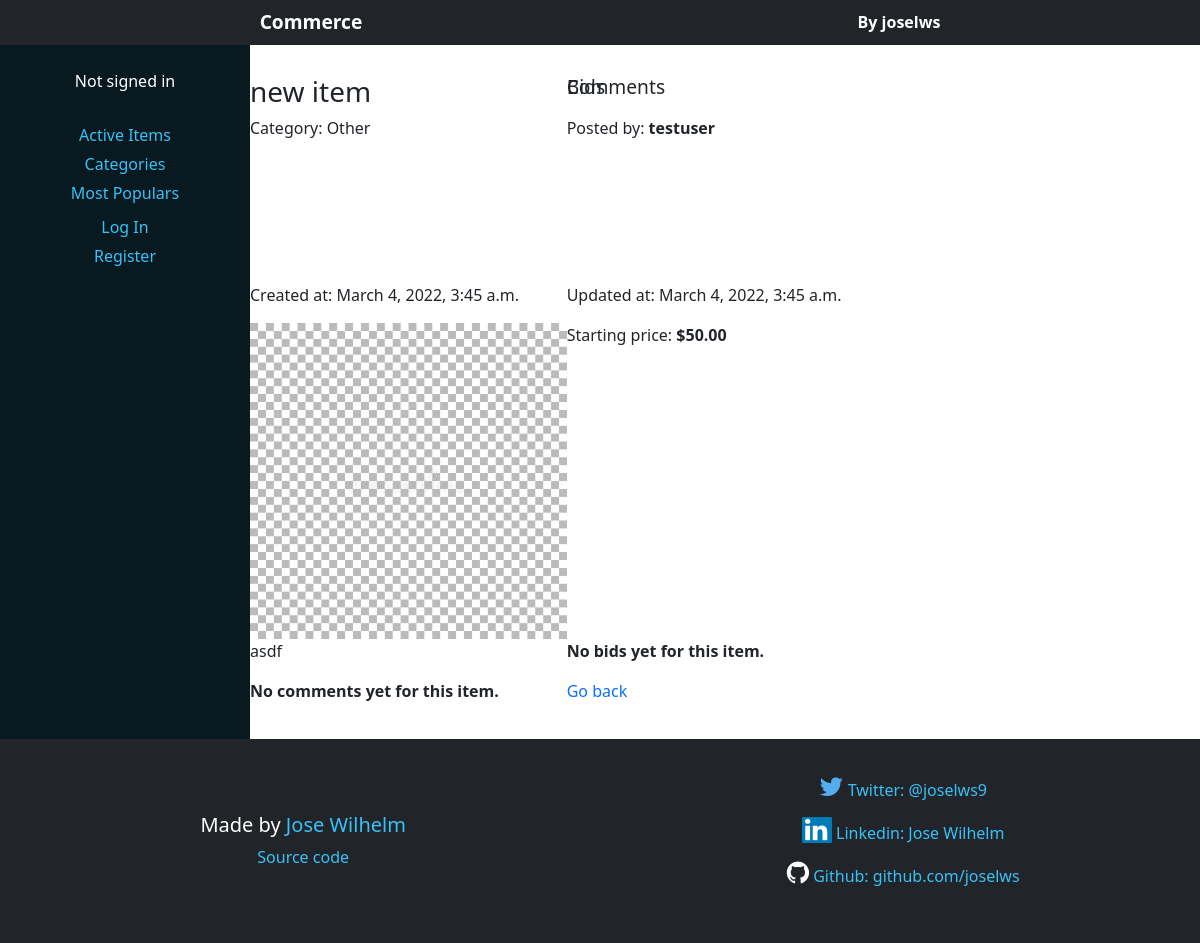
Page /item/15 on the committed database.
### auctions/models.py (models this page shows, shortened)
class Item(models.Model):
	name = models.CharField(max_length=100)
	description = models.TextField(blank=True)
	starting_price = models.DecimalField(max_digits=10, decimal_places=2)
	category = models.ForeignKey(Category, blank=True, on_delete=models.RESTRICT)
	user = models.ForeignKey(User, on_delete=models.CASCADE)
	created_at = models.DateTimeField(auto_now_add=True)
	updated_at = models.DateTimeField(auto_now=True)
	image = models.ImageField(blank=True, max_length=200)
	watchlist = models.ManyToManyField(User, related_name="watchlist", blank=True)
	active = models.BooleanField(default=True)
	popularity = models.PositiveSmallIntegerField(default=0)

class Category(models.Model):
	category = models.CharField(max_length=20, unique=True)
	def __str__(self):
		return self.category

class User(AbstractUser):
    """Has default 'username' 'password' and 'email' attributes"""

### auctions/views.py (the view, shortened to what this page needs)
# urls.py: path("item/<int:item_id>", views.item, name="item"),
def item(request, item_id):
    item = get_object_or_404(Item, pk=item_id)
    bids = Bid.objects.filter(item=item).order_by('bid').reverse()
    comments = Comment.objects.filter(item=item).order_by('id').reverse()
    if bids:
        max_bid = bids.first()
        next_bid = max_bid.bid + 1      # Useful for defining html numeric input attributes
    else:
        next_bid = float(item.starting_price) + 1
        max_bid = None
    return render(request, 'auctions/item.html', {
            'item': item,
            'bids': bids,
            'comments': comments,
            'max_bid': max_bid,
            'next_bid': next_bid
        })

### auctions/templates/auctions/item.html (shortened to what this page needs)
{% extends "auctions/layout.html" %}
{% block body %}
    <div class="item-wrapper">
        <h3 class="item-name">{{ item.name }}</h2>
        <p class="item-category">Category: {{ item.category }}</p>
        <p class="item-user">Posted by: <strong>{{ item.user.username }}</strong></p>
        <p class="item-created">Created at: {{ item.created_at }}</p>
        <p class="item-updated">Updated at: {{ item.updated_at }}</p>
        {% if item.image %}
            <img class="item-image" src="{{ item.image.url }}" alt="{{ item.name }}" />
        {% endif %}
        <p class="item-price">Starting price: <strong>${{ item.starting_price }}</strong></p>
        <p class="item-description">{{ item.description }}</p>
        <h3 class="sub-heading">Bids</h3>
        {% if bids %}
            <table class="item-table">
                <thead class="item-table-head">
                    <tr class="item-table-row">
                        <th class="item-table-heading">User</th>
                        <th class="item-table-heading">Bid($)</th>
                        <th class="item-table-heading">Date</th>
                    </tr>
                </thead>
                <tbody class="item-table-body">
                    {% for bid in bids %}
                        <tr class="item-table-row">
                            <td class="item-table-data">{{ bid.user }}</td>
                            <td class="item-table-data">{{ bid.bid }}</td>
                            <td class="item-table-data">{{ bid.bid_date }}</td>
                        </tr>
                    {% endfor %}
                </tbody>
            </table>
        {% else %}
            <p class="item-bid-info"><strong>No bids yet for this item.</strong></p>
        {% endif %}
        <h3 class="sub-heading">Comments</h3>
        {% for comment in comments %}
            <p class="comment-info"><strong>User:</strong> {{ comment.user }} - <strong>Date:</strong> {{ comment.date }}</strong></p>
            <p class="comment-comment">{{ comment.comment }}</p>
            <br />
        {% empty %}
            <p class="comment-empty"><strong>No comments yet for this item.</strong></p>
        {% endfor %}
        <a class="link" href="{% url 'index' %}">Go back</a>
    </div>
{% endblock %}

### auctions/static/auctions/styles.css (style rules this page uses)
body { min-height: 100vh; display: flex; flex-direction: column; }
a { text-decoration: none; }
.item-wrapper { display: flex; flex-direction: column; align-content: center; justify-content: center; margin: 20px 0; }
.item-image { max-width: 50%; height: auto; object-fit: cover; }
.sub-heading { font-size: 1.2rem; }
@media (min-width: 600px) { .item-wrapper { display: grid; grid-template-columns: 1fr 2fr; grid-template-rows: 1fr 4fr; grid-template-areas: "image heading" "image item-info" ; } }
@media (min-width: 600px) { .sub-heading { grid-area: heading; } }
@media (min-width: 600px) { .item-image { max-width: 100%; } }

### rows in the picture
Item: name "new item", category "Other", user.username "testuser", created_at "March 4, 2022, 3:45 a.m.", updated_at "March 4, 2022, 3:45 a.m.", image (picture), starting_price "50.00", description "asdf"
